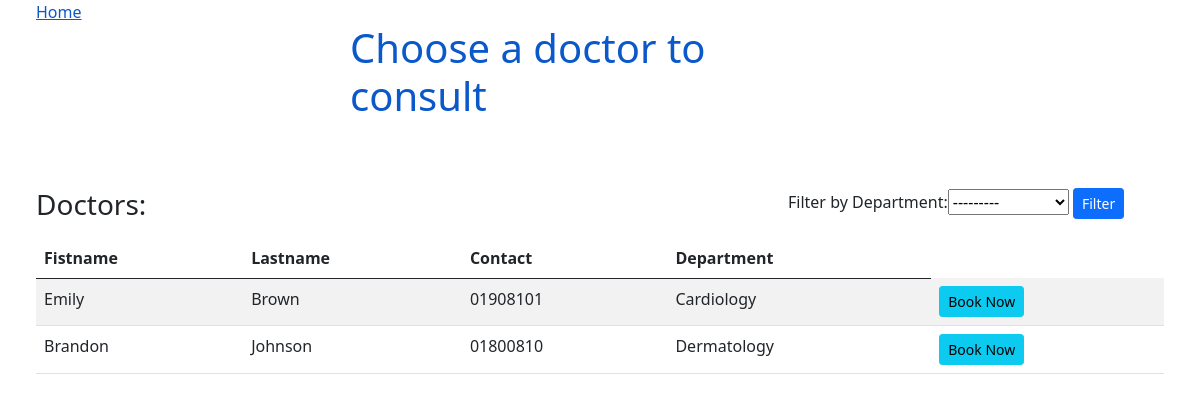
Before: /listofdoctors/ with the older database file.
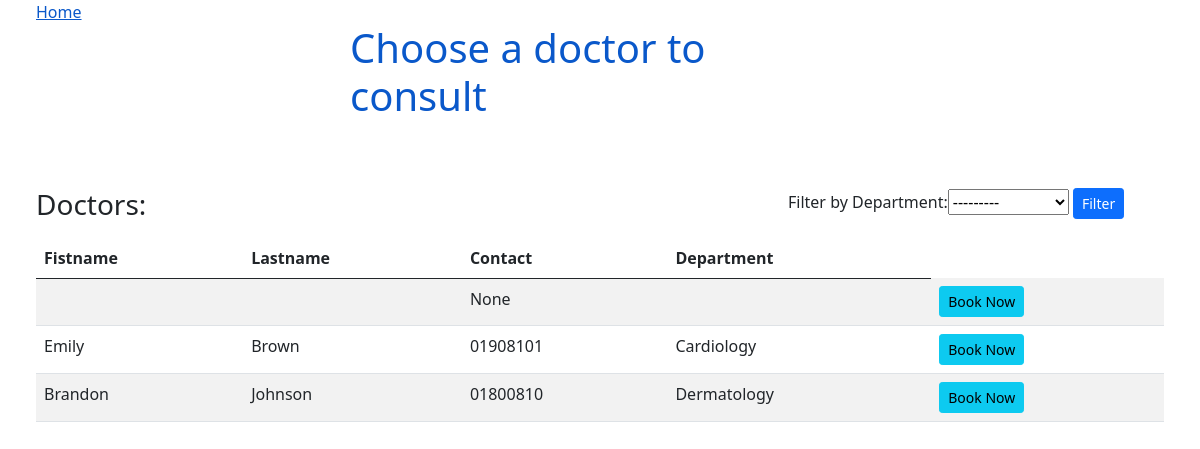
After: the same page with the newer database file.
### appointments/models.py (models this page shows, shortened)
class Doctor(models.Model):
    Departments = [
        ("Cardiology", "Cardiology"),
        ("Neurology", "Neurology"),
        ("Dermatology", "Dermatology"),
        ("Cancer", "Cancer"),
        ("Psychiatric" , "Psychiatric")
    ]
    user = models.OneToOneField(User, on_delete=models.CASCADE ,null= True)
    firstname =models.CharField(max_length=200)
    lastname = models.CharField(max_length=200)
    address = models.CharField(max_length=200, null= True)
    mobile = models.CharField(max_length=100,null=True)
    department= models.CharField(max_length=100, choices= Departments)
    status = models.BooleanField(default=True)
    zoom_link = models.CharField(max_length= 300, null= True)

### listofdoctors/views.py (the view)
# urls.py: path('listofdoctors/', views.listdoctors),
def listdoctors(request): #get all data from dbs
	doctors= Doctor.objects.order_by('lastname') #Organization.objects.all()
	if request.method == 'GET': #Filter
		doctorsFilter= DoctorFilter(request.GET, queryset=doctors)
		doctors= doctorsFilter.qs
	else:
		doctorsFilter= DoctorFilter()
	return render(request, 'doctors_list.html', {'doctors':doctors, 'doctorsFilter':doctorsFilter})

### templates/doctors_list.html (shortened to what this page needs)
<!DOCTYPE html>
<html>
<head>
    <link href="https://cdn.jsdelivr.net/npm/bootstrap@5.0.0-beta3/dist/css/bootstrap.min.css" rel="stylesheet">
</head>
<body>
<a href='/' style="padding: 3%;">Home</a>
<div class="mx-auto" style="width: 500px;">
    <h1 style="color: #0a58ca;">Choose a doctor to consult</h1>
</div>
<br>
<div  style="padding: 3%;">
<div class="card-title row">
    <h3 class="col" style="display: !inline; margin-right: -20%; ">Doctors:</h3>
    <form method="GET" class="col" style="max-width: 400px;">
        Filter by
        {{ doctorsFilter.form  }}
        <button class="btn btn-primary btn-sm" type="submit">Filter</button>
    </form>
</div>
{%  if doctors.count > 0  %}
    <table class="table table-striped">
        <thead>
            <tr>
                <th>Fistname</th>
                <th>Lastname</th>
                <th>Contact</th>
                <th>Department</th>
            </tr>
        </thead>
        <tbody>
            {%  for user in doctors  %}
            <tr>
                <td>{{ user.firstname  }}</td>
                <td>{{ user.lastname  }}</td>
                <td>{{ user.mobile }}</td>
                <td>{{  user.department  }}</td>
                <td>
                    <a class="btn btn-info btn-sm" href="/calendar/{{user.id}}">Book Now</a>
                </td>
            </tr>
            {%  endfor  %}
        </tbody>
    </table>
{% else %}
<i>Empty</i>
{%  endif  %}
</div>
</body>
</html>

Changed rows visible on the page:
added Doctor: mobile "None"
